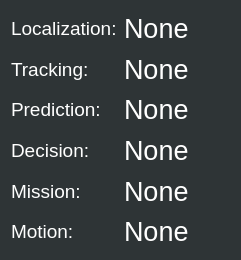
<?xml version="1.0" encoding="UTF-8"?>
<ui version="4.0">
 <class>Launcher_Monitor</class>
 <widget class="QWidget" name="Launcher_Monitor">
  <property name="geometry">
   <rect>
    <x>0</x>
    <y>0</y>
    <width>241</width>
    <height>260</height>
   </rect>
  </property>
  <property name="palette">
   <palette>
    <active>
     <colorrole role="WindowText">
      <brush brushstyle="SolidPattern">
       <color alpha="255">
        <red>255</red>
        <green>255</green>
        <blue>255</blue>
       </color>
      </brush>
     </colorrole>
     <colorrole role="Button">
      <brush brushstyle="SolidPattern">
       <color alpha="255">
        <red>46</red>
        <green>52</green>
        <blue>54</blue>
       </color>
      </brush>
     </colorrole>
     <colorrole role="Light">
      <brush brushstyle="SolidPattern">
       <color alpha="255">
        <red>69</red>
        <green>78</green>
        <blue>81</blue>
       </color>
      </brush>
     </colorrole>
     <colorrole role="Midlight">
      <brush brushstyle="SolidPattern">
       <color alpha="255">
        <red>57</red>
        <green>65</green>
        <blue>67</blue>
       </color>
      </brush>
     </colorrole>
     <colorrole role="Dark">
      <brush brushstyle="SolidPattern">
       <color alpha="255">
        <red>23</red>
        <green>26</green>
        <blue>27</blue>
       </color>
      </brush>
     </colorrole>
     <colorrole role="Mid">
      <brush brushstyle="SolidPattern">
       <color alpha="255">
        <red>30</red>
        <green>34</green>
        <blue>36</blue>
       </color>
      </brush>
     </colorrole>
     <colorrole role="Text">
      <brush brushstyle="SolidPattern">
       <color alpha="255">
        <red>255</red>
        <green>255</green>
        <blue>255</blue>
       </color>
      </brush>
     </colorrole>
     <colorrole role="BrightText">
      <brush brushstyle="SolidPattern">
       <color alpha="255">
        <red>255</red>
        <green>255</green>
        <blue>255</blue>
       </color>
      </brush>
     </colorrole>
     <colorrole role="ButtonText">
      <brush brushstyle="SolidPattern">
       <color alpha="255">
        <red>255</red>
        <green>255</green>
        <blue>255</blue>
       </color>
      </brush>
     </colorrole>
     <colorrole role="Base">
      <brush brushstyle="SolidPattern">
       <color alpha="255">
        <red>233</red>
        <green>185</green>
        <blue>110</blue>
       </color>
      </brush>
     </colorrole>
     <colorrole role="Window">
      <brush brushstyle="SolidPattern">
       <color alpha="255">
        <red>46</red>
        <green>52</green>
        <blue>54</blue>
       </color>
      </brush>
     </colorrole>
     <colorrole role="Shadow">
      <brush brushstyle="SolidPattern">
       <color alpha="255">
        <red>0</red>
        <green>0</green>
        <blue>0</blue>
       </color>
      </brush>
     </colorrole>
     <colorrole role="AlternateBase">
      <brush brushstyle="SolidPattern">
       <color alpha="255">
        <red>23</red>
        <green>26</green>
        <blue>27</blue>
       </color>
      </brush>
     </colorrole>
     <colorrole role="ToolTipBase">
      <brush brushstyle="SolidPattern">
       <color alpha="255">
        <red>255</red>
        <green>255</green>
        <blue>220</blue>
       </color>
      </brush>
     </colorrole>
     <colorrole role="ToolTipText">
      <brush brushstyle="SolidPattern">
       <color alpha="255">
        <red>0</red>
        <green>0</green>
        <blue>0</blue>
       </color>
      </brush>
     </colorrole>
    </active>
    <inactive>
     <colorrole role="WindowText">
      <brush brushstyle="SolidPattern">
       <color alpha="255">
        <red>255</red>
        <green>255</green>
        <blue>255</blue>
       </color>
      </brush>
     </colorrole>
     <colorrole role="Button">
      <brush brushstyle="SolidPattern">
       <color alpha="255">
        <red>46</red>
        <green>52</green>
        <blue>54</blue>
       </color>
      </brush>
     </colorrole>
     <colorrole role="Light">
      <brush brushstyle="SolidPattern">
       <color alpha="255">
        <red>69</red>
        <green>78</green>
        <blue>81</blue>
       </color>
      </brush>
     </colorrole>
     <colorrole role="Midlight">
      <brush brushstyle="SolidPattern">
       <color alpha="255">
        <red>57</red>
        <green>65</green>
        <blue>67</blue>
       </color>
      </brush>
     </colorrole>
     <colorrole role="Dark">
      <brush brushstyle="SolidPattern">
       <color alpha="255">
        <red>23</red>
        <green>26</green>
        <blue>27</blue>
       </color>
      </brush>
     </colorrole>
     <colorrole role="Mid">
      <brush brushstyle="SolidPattern">
       <color alpha="255">
        <red>30</red>
        <green>34</green>
        <blue>36</blue>
       </color>
      </brush>
     </colorrole>
     <colorrole role="Text">
      <brush brushstyle="SolidPattern">
       <color alpha="255">
        <red>255</red>
        <green>255</green>
        <blue>255</blue>
       </color>
      </brush>
     </colorrole>
     <colorrole role="BrightText">
      <brush brushstyle="SolidPattern">
       <color alpha="255">
        <red>255</red>
        <green>255</green>
        <blue>255</blue>
       </color>
      </brush>
     </colorrole>
     <colorrole role="ButtonText">
      <brush brushstyle="SolidPattern">
       <color alpha="255">
        <red>255</red>
        <green>255</green>
        <blue>255</blue>
       </color>
      </brush>
     </colorrole>
     <colorrole role="Base">
      <brush brushstyle="SolidPattern">
       <color alpha="255">
        <red>233</red>
        <green>185</green>
        <blue>110</blue>
       </color>
      </brush>
     </colorrole>
     <colorrole role="Window">
      <brush brushstyle="SolidPattern">
       <color alpha="255">
        <red>46</red>
        <green>52</green>
        <blue>54</blue>
       </color>
      </brush>
     </colorrole>
     <colorrole role="Shadow">
      <brush brushstyle="SolidPattern">
       <color alpha="255">
        <red>0</red>
        <green>0</green>
        <blue>0</blue>
       </color>
      </brush>
     </colorrole>
     <colorrole role="AlternateBase">
      <brush brushstyle="SolidPattern">
       <color alpha="255">
        <red>23</red>
        <green>26</green>
        <blue>27</blue>
       </color>
      </brush>
     </colorrole>
     <colorrole role="ToolTipBase">
      <brush brushstyle="SolidPattern">
       <color alpha="255">
        <red>255</red>
        <green>255</green>
        <blue>220</blue>
       </color>
      </brush>
     </colorrole>
     <colorrole role="ToolTipText">
      <brush brushstyle="SolidPattern">
       <color alpha="255">
        <red>0</red>
        <green>0</green>
        <blue>0</blue>
       </color>
      </brush>
     </colorrole>
    </inactive>
    <disabled>
     <colorrole role="WindowText">
      <brush brushstyle="SolidPattern">
       <color alpha="255">
        <red>23</red>
        <green>26</green>
        <blue>27</blue>
       </color>
      </brush>
     </colorrole>
     <colorrole role="Button">
      <brush brushstyle="SolidPattern">
       <color alpha="255">
        <red>46</red>
        <green>52</green>
        <blue>54</blue>
       </color>
      </brush>
     </colorrole>
     <colorrole role="Light">
      <brush brushstyle="SolidPattern">
       <color alpha="255">
        <red>69</red>
        <green>78</green>
        <blue>81</blue>
       </color>
      </brush>
     </colorrole>
     <colorrole role="Midlight">
      <brush brushstyle="SolidPattern">
       <color alpha="255">
        <red>57</red>
        <green>65</green>
        <blue>67</blue>
       </color>
      </brush>
     </colorrole>
     <colorrole role="Dark">
      <brush brushstyle="SolidPattern">
       <color alpha="255">
        <red>23</red>
        <green>26</green>
        <blue>27</blue>
       </color>
      </brush>
     </colorrole>
     <colorrole role="Mid">
      <brush brushstyle="SolidPattern">
       <color alpha="255">
        <red>30</red>
        <green>34</green>
        <blue>36</blue>
       </color>
      </brush>
     </colorrole>
     <colorrole role="Text">
      <brush brushstyle="SolidPattern">
       <color alpha="255">
        <red>23</red>
        <green>26</green>
        <blue>27</blue>
       </color>
      </brush>
     </colorrole>
     <colorrole role="BrightText">
      <brush brushstyle="SolidPattern">
       <color alpha="255">
        <red>255</red>
        <green>255</green>
        <blue>255</blue>
       </color>
      </brush>
     </colorrole>
     <colorrole role="ButtonText">
      <brush brushstyle="SolidPattern">
       <color alpha="255">
        <red>23</red>
        <green>26</green>
        <blue>27</blue>
       </color>
      </brush>
     </colorrole>
     <colorrole role="Base">
      <brush brushstyle="SolidPattern">
       <color alpha="255">
        <red>173</red>
        <green>127</green>
        <blue>168</blue>
       </color>
      </brush>
     </colorrole>
     <colorrole role="Window">
      <brush brushstyle="SolidPattern">
       <color alpha="255">
        <red>46</red>
        <green>52</green>
        <blue>54</blue>
       </color>
      </brush>
     </colorrole>
     <colorrole role="Shadow">
      <brush brushstyle="SolidPattern">
       <color alpha="255">
        <red>0</red>
        <green>0</green>
        <blue>0</blue>
       </color>
      </brush>
     </colorrole>
     <colorrole role="AlternateBase">
      <brush brushstyle="SolidPattern">
       <color alpha="255">
        <red>46</red>
        <green>52</green>
        <blue>54</blue>
       </color>
      </brush>
     </colorrole>
     <colorrole role="ToolTipBase">
      <brush brushstyle="SolidPattern">
       <color alpha="255">
        <red>255</red>
        <green>255</green>
        <blue>220</blue>
       </color>
      </brush>
     </colorrole>
     <colorrole role="ToolTipText">
      <brush brushstyle="SolidPattern">
       <color alpha="255">
        <red>0</red>
        <green>0</green>
        <blue>0</blue>
       </color>
      </brush>
     </colorrole>
    </disabled>
   </palette>
  </property>
  <property name="font">
   <font>
    <pointsize>14</pointsize>
   </font>
  </property>
  <property name="windowTitle">
   <string>Form</string>
  </property>
  <property name="autoFillBackground">
   <bool>true</bool>
  </property>
  <layout class="QGridLayout" name="gridLayout">
   <item row="0" column="0">
    <layout class="QVBoxLayout" name="verticalLayout">
     <item>
      <widget class="QLabel" name="label_5">
       <property name="text">
        <string>Localization:</string>
       </property>
      </widget>
     </item>
     <item>
      <widget class="QLabel" name="label_7">
       <property name="text">
        <string>Tracking: </string>
       </property>
      </widget>
     </item>
     <item>
      <widget class="QLabel" name="label_3">
       <property name="text">
        <string>Prediction:</string>
       </property>
      </widget>
     </item>
     <item>
      <widget class="QLabel" name="label_8">
       <property name="text">
        <string>Decision:</string>
       </property>
      </widget>
     </item>
     <item>
      <widget class="QLabel" name="label_6">
       <property name="text">
        <string>Mission:</string>
       </property>
      </widget>
     </item>
     <item>
      <widget class="QLabel" name="label_4">
       <property name="text">
        <string>Motion:</string>
       </property>
      </widget>
     </item>
    </layout>
   </item>
   <item row="0" column="1">
    <layout class="QVBoxLayout" name="verticalLayout_2">
     <item>
      <widget class="QLabel" name="localization_status">
       <property name="font">
        <font>
         <pointsize>20</pointsize>
        </font>
       </property>
       <property name="text">
        <string>None</string>
       </property>
      </widget>
     </item>
     <item>
      <widget class="QLabel" name="tracking_status">
       <property name="font">
        <font>
         <pointsize>20</pointsize>
        </font>
       </property>
       <property name="text">
        <string>None</string>
       </property>
      </widget>
     </item>
     <item>
      <widget class="QLabel" name="prediction_status">
       <property name="font">
        <font>
         <pointsize>20</pointsize>
        </font>
       </property>
       <property name="text">
        <string>None</string>
       </property>
      </widget>
     </item>
     <item>
      <widget class="QLabel" name="decision_status">
       <property name="font">
        <font>
         <pointsize>20</pointsize>
        </font>
       </property>
       <property name="text">
        <string>None</string>
       </property>
      </widget>
     </item>
     <item>
      <widget class="QLabel" name="mission_status">
       <property name="font">
        <font>
         <pointsize>20</pointsize>
        </font>
       </property>
       <property name="text">
        <string>None</string>
       </property>
      </widget>
     </item>
     <item>
      <widget class="QLabel" name="motion_status">
       <property name="font">
        <font>
         <pointsize>20</pointsize>
        </font>
       </property>
       <property name="text">
        <string>None</string>
       </property>
      </widget>
     </item>
    </layout>
   </item>
  </layout>
 </widget>
 <resources/>
 <connections/>
</ui>
